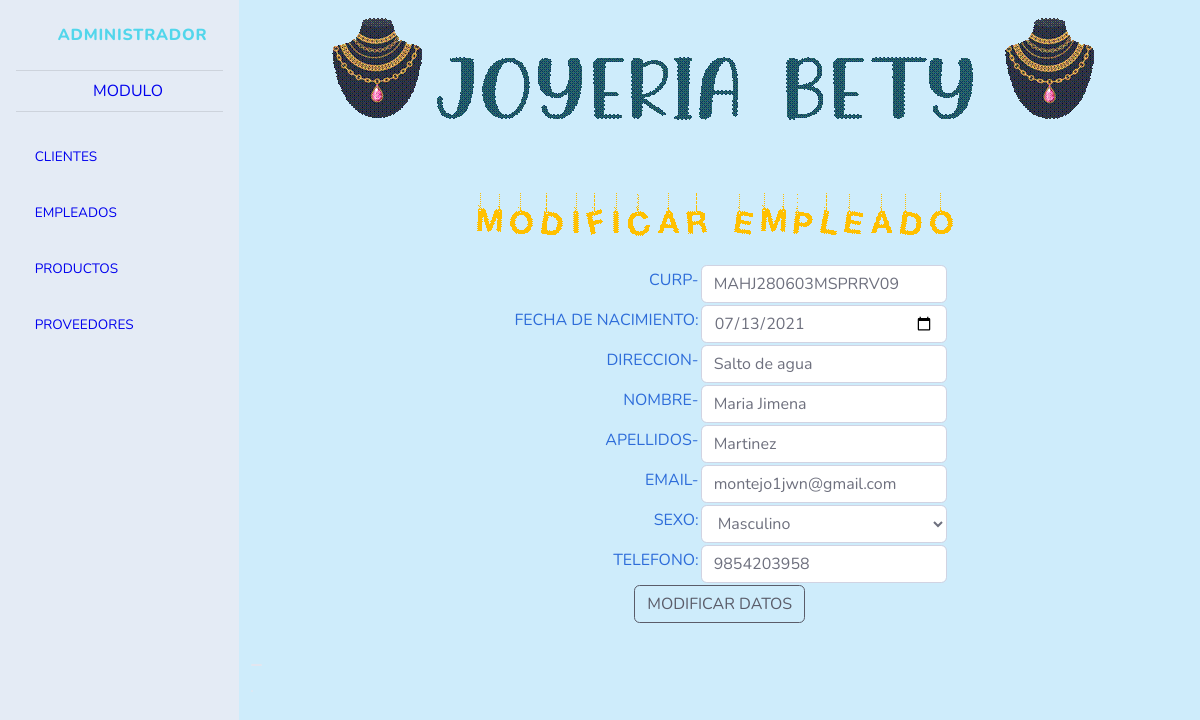
Page /empleados/modificar.php?id_empleados=1 on the committed database.
### tables this page shows
CREATE TABLE IF NOT EXISTS `empleados` (
  `id_empleados` int(11) NOT NULL AUTO_INCREMENT,
  `curp` varchar(18) NOT NULL,
  `fecha_nac` date NOT NULL,
  `direccion` varchar(20) NOT NULL,
  `nombre` varchar(20) NOT NULL,
  `apellidos` varchar(50) NOT NULL,
  `email` varchar(25) NOT NULL,
  `sexo` enum('Masculino','Femenino') NOT NULL,
  `telefono` varchar(10) NOT NULL,
  PRIMARY KEY (`id_empleados`)
);

### empleados/modificar.php (the view, shortened to what this page needs)
<!DOCTYPE html>
<html lang="en">
<head>
    <link href="../vendor/fontawesome-free/css/all.min.css" rel="stylesheet" type="text/css">
    <link href="../css/sb-admin-2.min.css" rel="stylesheet">
</head>
<body id="page-top">
    <div id="wrapper">
        <ul class="navbar-nav bg-gradient-primary sidebar sidebar-dark accordion" id="accordionSidebar">
            <a class="sidebar-brand d-flex align-items-center justify-content-center" href="index.html">
                <div class="sidebar-brand-icon rotate-n-15">
                    <i class="fa fa-user-circle"></i>
                </div>
                <div class="sidebar-brand-text mx-3">Administrador</div>
            </a>
            <hr class="sidebar-divider my-0">
             <center>
                <a class="nav-link" href="index.html">
                 <i class="fa fa-book"></i>
                 <span>MODULO</span></a>
                    </center>
            <hr class="sidebar-divider">
             <li class="nav-item">
                <a class="nav-link collapsed" href="#" data-toggle="collapse" data-target="#collapseclientes1"
                    aria-expanded="true" aria-controls="collapseTwo">
                            <i class="fa fa-address-card" aria-hidden="true"></i>
                    <span>CLIENTES</span>
                </a>
            </li>
             <li class="nav-item">
                <a class="nav-link collapsed" href="#" data-toggle="collapse" data-target="#collapseclientes2"
                    aria-expanded="true" aria-controls="collapseTwo">
              <i class="fa fa-user-plus" aria-hidden="true"></i>
                    <span>EMPLEADOS</span>
                </a>
            </li>
             <li class="nav-item">
                <a class="nav-link collapsed" href="#" data-toggle="collapse" data-target="#collapseclientes"
                    aria-expanded="true" aria-controls="collapseTwo">
              <i class="fa fa-cart-plus"></i>
                    <span>PRODUCTOS</span>
                </a>
            </li>
           <li class="nav-item">
                <a class="nav-link collapsed" href="#" data-toggle="collapse" data-target="#collapseempleados"
                    aria-expanded="true" aria-controls="collapseempleados">
                      <i class="fa fa-users"></i>
                    <span>PROVEEDORES</span>
                </a>
            </li>
        </ul>
        <div id="content-wrapper" class="d-flex flex-column">
                   <center>
<div class="container">
<img src="../img/vv.gif"></div>
</center>
<center>
<div class="container">
<img src="../img/OOO.gif"></div>
</center>
                <?php
                      require_once("../bd/conexion.php");
                      $opcion = $_GET['id_empleados'];
                      $result=mysqli_query($link,"SELECT * FROM empleados where id_empleados ='$opcion'");
                      $consulta = mysqli_fetch_array($result);
                ?>
                 <div class="col-md-6 offset-md-3">
                      <div class="panel panel-primary">
                      <div class="panel-body">
                      <table width="100%">
                      <form action="modificar_empleados.php"method="post" id="frmmodificarempleados">
         <tr class="espacio">
                      <td align="right"> <label for="curp">CURP-</label></td><td><input type="text" class="form-control" name="curp" id="curp" value="<?php echo $consulta['curp'];?>" autofocus required></td>
                      </tr>
         <tr class="espacio">
                      <td align="right"> <label for="fecha_nac">FECHA DE NACIMIENTO:</label></td><td><input type="date" class="form-control" name="fecha_nac" id="fecha_nac" value="<?php echo $consulta['fecha_nac'];?>" required></td>
                      </tr>
        <tr class="espacio">
                      <td align="right"> <label for="direccion">DIRECCION-</label></td><td><input type="text" class="form-control" name="direccion" id="direccion" value="<?php echo $consulta['direccion'];?>" required></td>
                      </tr>
        <tr class="espacio">
                      <td align="right"> <label for="nombre">NOMBRE-</label></td><td><input type="text" class="form-control" name="nombre" id="nombre" value="<?php echo $consulta['nombre'];?>" pattern="[a-zA-ZàáâäãåąčćęèéêëėįìíîïłńòóôöõøùúûüųūÿýżźñçčšžÀÁÂÄÃÅĄĆČĖĘÈÉÊËÌÍÎÏĮŁŃÒÓÔÖÕØÙÚÛÜŲŪŸÝŻŹÑßÇŒÆČŠŽ∂ð ,.'-]{1,15}" title="Solo puedes escribir letras de un rango de 10 caracteres" required></td>
                      </tr>
           <tr class="espacio">
                      <td align="right"> <label for="apellidos">APELLIDOS-</label></td><td><input type="text" class="form-control" name="apellidos" id="apellidos" value="<?php echo $consulta['apellidos'];?>" pattern="[a-zA-ZàáâäãåąčćęèéêëėįìíîïłńòóôöõøùúûüųūÿýżźñçčšžÀÁÂÄÃÅĄĆČĖĘÈÉÊËÌÍÎÏĮŁŃÒÓÔÖÕØÙÚÛÜŲŪŸÝŻŹÑßÇŒÆČŠŽ∂ð ,.'-]{1,15}" title="Solo puedes escribir letras de un rango de 10 caracteres" required></td>
                      </tr>
         <tr class="espacio">
                      <td align="right"> <label for="email">EMAIL-</label></td><td><input type="email" class="form-control" name="email" id="email" value="<?php echo $consulta['email'];?>" required></td>
                      </tr>
        <tr class="espacio">
                      <td align="right"><label for="sexo">SEXO:</label></td><td><select type="text" class="form-control" name="sexo" id="sexo" >
                          <option value="<?php echo $consulta['sexo'];?>"><?php echo $consulta ['sexo']?></option>/option>"
           <tr class="espacio">
                      <td align="right"> <label for="telefono">TELEFONO:</label></td><td><input type="text" class="form-control" name="telefono" id="telefono" value="<?php echo $consulta['telefono'];?>" pattern="[0-9]{10}".title="solo.puedes.teclear.numero.de.rango.de.10.digitos"required></td>
                      </tr>
                       <tr>
                      <td align="center" colspan="2"><input type="submit"  class="btn btn-outline-dark" value="MODIFICAR DATOS"  title="MODIFICAR DATOS"></td>
                      </tr>
                     </table>
                      </div>
                      </div>
                      </div>
                <div class="container-fluid">
                    <div class="row">
                    <div class="row">
                        <div class="col-xl-8 col-lg-7">
                            <div class="card shadow mb-4">
                            </div>
                        </div>
                        <div class="col-xl-4 col-lg-5">
                            <div class="card shadow mb-4">
                            </div>
                        </div>
                    </div>
                    <div class="row">
                        <div class="col-lg-6 mb-4">
                        </div>
                        <div class="col-lg-6 mb-4">
                        </div>
                    </div>
                </div>
            </div>
        </div>
    </div>
</body>
</html>

### rows in the picture
empleados: curp "MAHJ280603MSPRRV09", fecha_nac "07/13/2021", direccion "Salto de agua", nombre "Maria Jimena", apellidos "Martinez", email "montejo1jwn@gmail.com", sexo "Masculino", telefono "9854203958"
